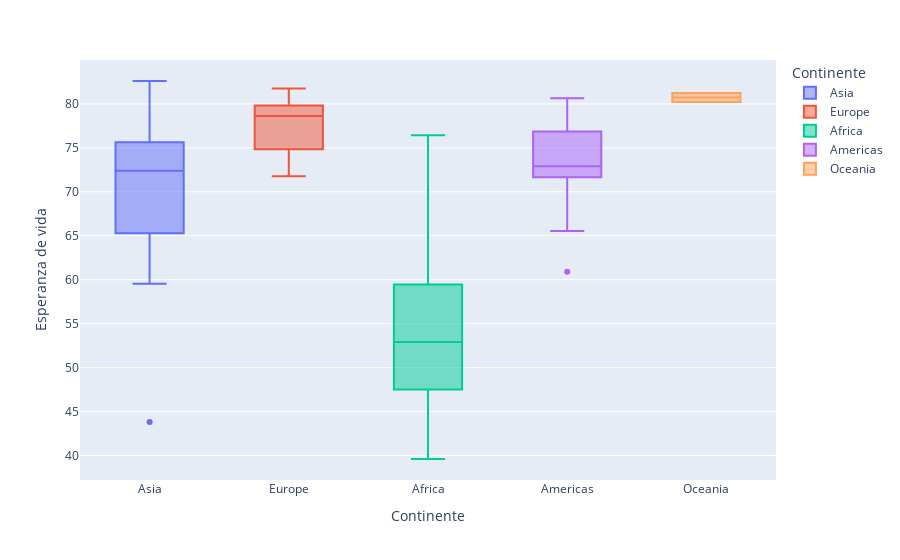

The notebook cell saved with this chart:
### Markdown cell above
### 2) Grafica la distribución de la esperanza de vida por continente en 2007 con un gráfico de cajas (boxplot) en Plotly

- Cambia las etiquetas de los ejes horizontal y vertical
- Pon un color distinto a cada continente

### Code cell
datos = data.query('year == 2007')

...

px.box(
    datos,
    x = 'continent',
    y = 'lifeExp',
    color = 'continent',
    labels = {
        'lifeExp' : 'Esperanza de vida',
        'continent' : 'Continente'
    }
)

### Figure 1 — Plotly figure (JSON) as saved in the notebook; plotly's stock layout.template omitted (floating-point values rounded to 4 significant figures)
{"data": [{"alignmentgroup": "True", "hovertemplate": "Continente=%{x}<br>Esperanza de vida=%{y}<extra></extra>", "legendgroup": "Asia", "marker": {"color": "#636efa"}, "name": "Asia", "notched": false, "offsetgroup": "Asia", "orientation": "v", "showlegend": true, "type": "box", "x": ["Asia", "Asia", "Asia", "Asia", "Asia", "Asia", "Asia", "Asia", "Asia", "Asia", "Asia", "Asia", "Asia", "Asia", "Asia", "Asia", "Asia", "Asia", "Asia", "Asia", "Asia", "Asia", "Asia", "Asia", "Asia", "Asia", "Asia", "Asia", "Asia", "Asia", "Asia", "Asia", "Asia"], "x0": " ", "xaxis": "x", "y": [43.83, 75.64, 64.06, 59.72, 72.96, 82.21, 64.7, 70.65, 70.96, 59.55, 80.75, 82.6, 72.53, 67.3, 78.62, 77.59, 71.99, 74.24, 66.8, 62.07, 63.78, 75.64, 65.48, 71.69, 72.78, 79.97, 72.4, 74.14, 78.4, 70.62, 74.25, 73.42, 62.7], "y0": " ", "yaxis": "y"}, {"alignmentgroup": "True", "hovertemplate": "Continente=%{x}<br>Esperanza de vida=%{y}<extra></extra>", "legendgroup": "Europe", "marker": {"color": "#EF553B"}, "name": "Europe", "notched": false, "offsetgroup": "Europe", "orientation": "v", "showlegend": true, "type": "box", "x": ["Europe", "Europe", "Europe", "Europe", "Europe", "Europe", "Europe", "Europe", "Europe", "Europe", "Europe", "Europe", "Europe", "Europe", "Europe", "Europe", "Europe", "Europe", "Europe", "Europe", "Europe", "Europe", "Europe", "Europe", "Europe", "Europe", "Europe", "Europe", "Europe", "Europe"], "x0": " ", "xaxis": "x", "y": [76.42, 79.83, 79.44, 74.85, 73.0, 75.75, 76.49, 78.33, 79.31, 80.66, 79.41, 79.48, 73.34, 81.76, 78.89, 80.55, 74.54, 79.76, 80.2, 75.56, 78.1, 72.48, 74.0, 74.66, 77.93, 80.94, 80.88, 81.7, 71.78, 79.42], "y0": " ", "yaxis": "y"}, {"alignmentgroup": "True", "hovertemplate": "Continente=%{x}<br>Esperanza de vida=%{y}<extra></extra>", "legendgroup": "Africa", "marker": {"color": "#00cc96"}, "name": "Africa", "notched": false, "offsetgroup": "Africa", "orientation": "v", "showlegend": true, "type": "box", "x": ["Africa", "Africa", "Africa", "Africa", "Africa", "Africa", "Africa", "Africa", "Africa", "Africa", "Africa", "Africa", "Africa", "Africa", "Africa", "Africa", "Africa", "Africa", "Africa", "Africa", "Africa", "Africa", "Africa", "Africa", "Africa", "Africa", "Africa", "Africa", "Africa", "Africa", "Africa", "Africa", "Africa", "Africa", "Africa", "Africa", "Africa", "Africa", "Africa", "Africa", "Africa", "Africa", "Africa", "Africa", "Africa", "Africa", "Africa", "Africa", "Africa", "Africa", "Africa", "Africa"], "x0": " ", "xaxis": "x", "y": [72.3, 42.73, 56.73, 50.73, 52.3, 49.58, 50.43, 44.74, 50.65, 65.15, 46.46, 55.32, 48.33, 54.79, 71.34, 51.58, 58.04, 52.95, 56.73, 59.45, 60.02, 56.01, 46.39, 54.11, 42.59, 45.68, 73.95, 59.44, 48.3, 54.47, 64.16, 72.8, 71.16, 42.08, 52.91, 56.87, 46.86, 76.44, 46.24, 65.53, 63.06, 42.57, 48.16, 49.34, 58.56, 39.61, 52.52, 58.42, 73.92, 51.54, 42.38, 43.49], "y0": " ", "yaxis": "y"}, {"alignmentgroup": "True", "hovertemplate": "Continente=%{x}<br>Esperanza de vida=%{y}<extra></extra>", "legendgroup": "Americas", "marker": {"color": "#ab63fa"}, "name": "Americas", "notched": false, "offsetgroup": "Americas", "orientation": "v", "showlegend": true, "type": "box", "x": ["Americas", "Americas", "Americas", "Americas", "Americas", "Americas", "Americas", "Americas", "Americas", "Americas", "Americas", "Americas", "Americas", "Americas", "Americas", "Americas", "Americas", "Americas", "Americas", "Americas", "Americas", "Americas", "Americas", "Americas", "Americas"], "x0": " ", "xaxis": "x", "y": [75.32, 65.55, 72.39, 80.65, 78.55, 72.89, 78.78, 78.27, 72.23, 74.99, 71.88, 70.26, 60.92, 70.2, 72.57, 76.19, 72.9, 75.54, 71.75, 71.42, 78.75, 69.82, 78.24, 76.38, 73.75], "y0": " ", "yaxis": "y"}, {"alignmentgroup": "True", "hovertemplate": "Continente=%{x}<br>Esperanza de vida=%{y}<extra></extra>", "legendgroup": "Oceania", "marker": {"color": "#FFA15A"}, "name": "Oceania", "notched": false, "offsetgroup": "Oceania", "orientation": "v", "showlegend": true, "type": "box", "x": ["Oceania", "Oceania"], "x0": " ", "xaxis": "x", "y": [81.23, 80.2], "y0": " ", "yaxis": "y"}], "layout": {"boxmode": "overlay", "legend": {"title": {"text": "Continente"}, "tracegroupgap": 0}, "margin": {"t": 60}, "xaxis": {"anchor": "y", "categoryarray": ["Asia", "Europe", "Africa", "Americas", "Oceania"], "categoryorder": "array", "domain": [0, 1], "title": {"text": "Continente"}}, "yaxis": {"anchor": "x", "domain": [0, 1], "title": {"text": "Esperanza de vida"}}}}
